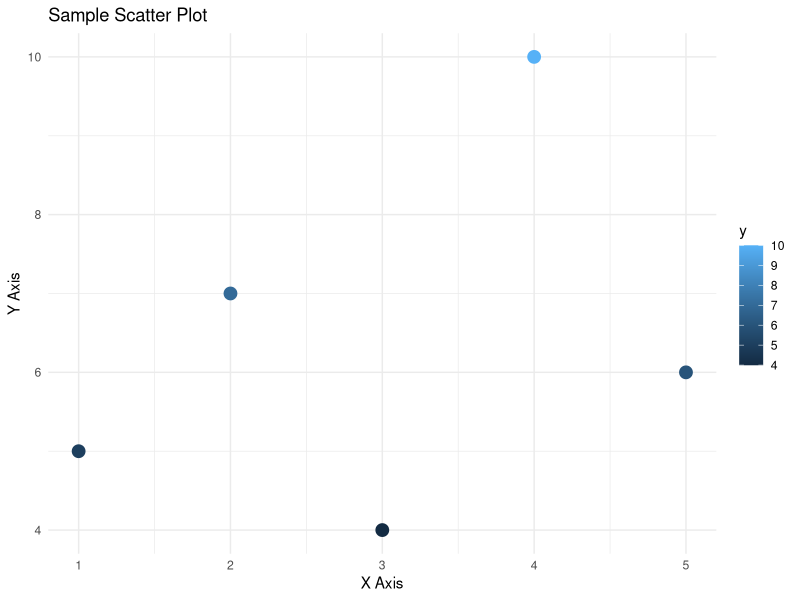

Generate this figure with R:
install.packages("ggplot2")

sample_set <- sample(c("Prithvi","Priyanka","Ajay","Gaurav"))

# print(sample_set)
# [1] "Gaurav"   "Priyanka" "Prithvi"  "Ajay"    
# [1] "Gaurav"   "Ajay"     "Prithvi"  "Priyanka"
# [1] "Gaurav"   "Priyanka" "Ajay"     "Prithvi" 
# [1] "Gaurav"   "Priyanka" "Ajay"     "Prithvi" 
# [1] "Prithvi"  "Gaurav"   "Ajay"     "Priyanka"

# Load necessary libraries
library(ggplot2)

# Sample data
data <- data.frame(
  x = c(1, 2, 3, 4, 5),
  y = c(5, 7, 4, 10, 6)
)

# Create scatter plot with ggplot2
plot <- ggplot(data, aes(x=x, y=y)) + 
  geom_point(aes(color=y), size=4) + 
  labs(title="Sample Scatter Plot", x="X Axis", y="Y Axis") + 
  theme_minimal()

# Display the plot
print(plot)
